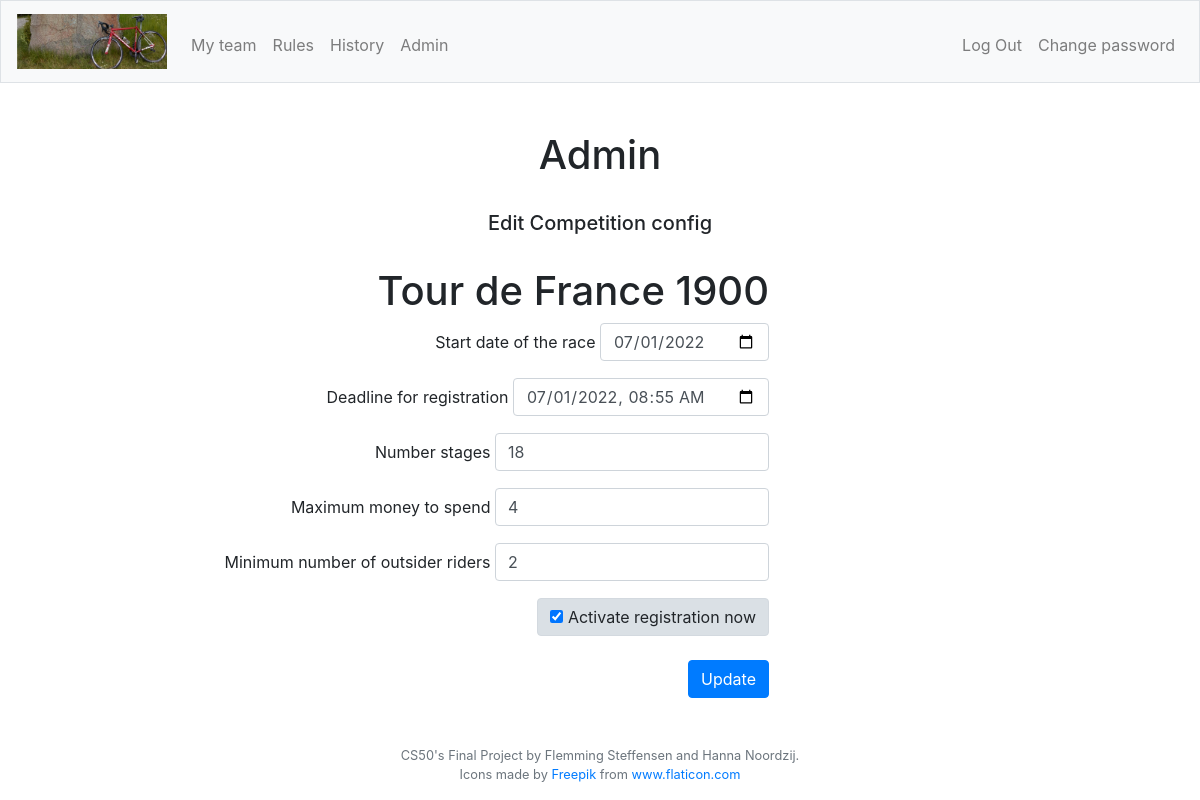
The page /editComp?activecomp=22 (signed in) on the database as committed earlier.
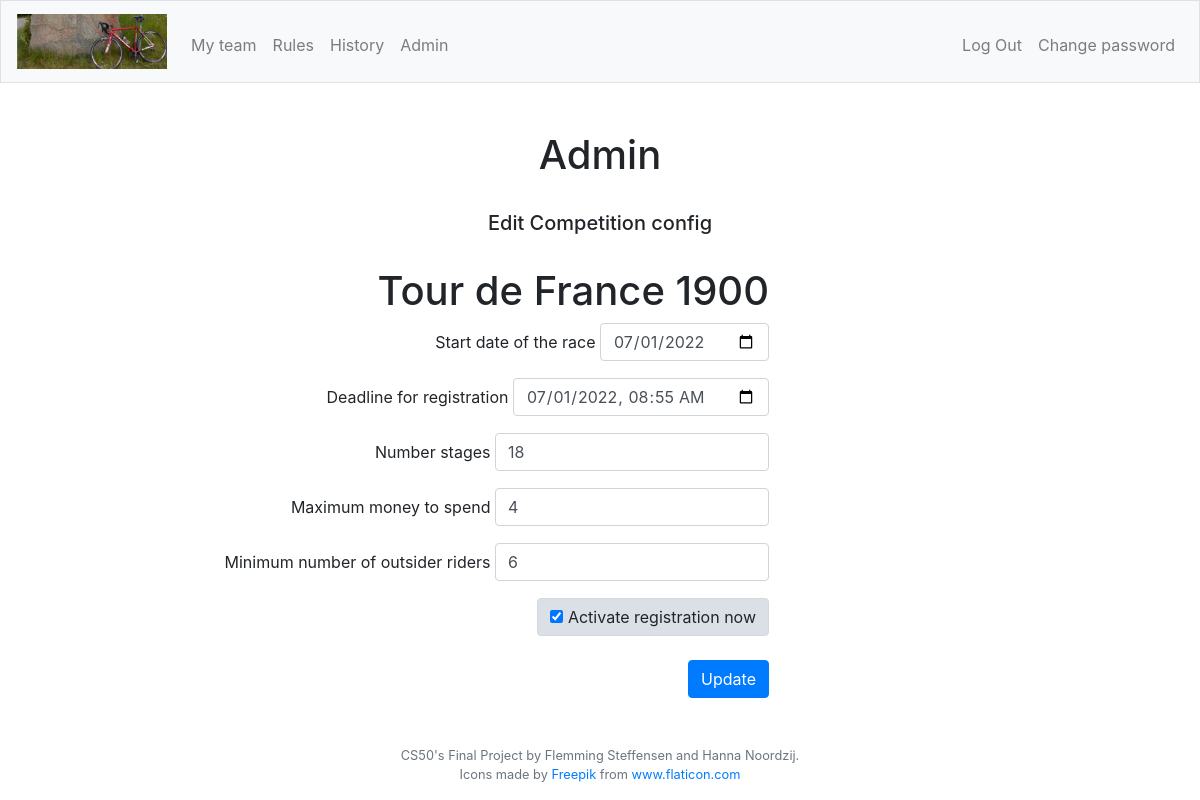
The same page on the database as committed later.
### tables this page shows
CREATE TABLE "competitions" (
	"id"	INTEGER NOT NULL UNIQUE,
	"racetype_id"	INTEGER NOT NULL,
	"year"	TEXT NOT NULL,
	"startdate"	TEXT NOT NULL,
	"reg_active"	INTEGER NOT NULL,
	"reg_stop"	TEXT NOT NULL,
	"racedays"	INTEGER NOT NULL,
	"total_price"	INTEGER NOT NULL DEFAULT 0,
	"min_outsider"	INTEGER NOT NULL DEFAULT 0,
	PRIMARY KEY("id" AUTOINCREMENT),
	FOREIGN KEY("racetype_id") REFERENCES "racetypes"("id")
);

### app.py (the view, shortened to what this page needs)
@app.route("/editComp", methods=["GET", "POST"])
@login_required
def editComp():
    if request.method == "GET":
        role = getRole()
        compid = request.args.get('activecomp', None)
        comps = db.execute("SELECT id, racetype_id, year, startdate, reg_stop, racedays, reg_active, total_price, min_outsider FROM competitions WHERE id = :compid", compid=compid)
        return render_template("editComp.html", comps=comps, role=role)

### app.py (called while the page is built)
@app.after_request
def after_request(response):
    response.headers["Cache-Control"] = "no-cache, no-store, must-revalidate"
    response.headers["Expires"] = 0
    response.headers["Pragma"] = "no-cache"
    return response

### helpers.py (called while the page is built)
def login_required(f):
    @wraps(f)
    def decorated_function(*args, **kwargs):
        if session.get("user_id") is None:
            return redirect("/login")
        return f(*args, **kwargs)
    return decorated_function

def getRole():
    role = db.execute("SELECT role FROM users WHERE id = :userid", userid=session["user_id"])
    role2 = role[0]["role"]
    return role2

### templates/editcomp.html (shortened to what this page needs)
{% extends "layout.html" %}
{% block adminNav %}
    {% if role == 2 %}
        <li class="nav-item"><a class="nav-link" href="/admin">Admin</a></li>
    {% endif %}
{% endblock %}
{% block main %}
<div>
    <h1>Admin</h1>
    <br>
    <h5>Edit Competition config</h5>
    <br>
</div>
{% for comp in comps %}
    <form id="editComp" action="/editComp" method="post">
        <div class="text-right col-lg-8">
            <div>
                {% if comp.racetype_id == 1 %}
                    <h1 class="">Tour de France {{comp.year}}</h1>
                {% elif comp.racetype_id == 2 %}
                    <h1 class="">Giro d'Italia {{comp.year}}</h1>
                {% elif comp.racetype_id == 3 %}
                    <h1 class="">Vuelta a España {{comp.year}}</h1>
                {% else %}
                    <h1 class="">Unknown competition</h1>
                {% endif %}
            </div>
            <div class="form-group">
                <label for="startdate">Start date of the race</label>
                <input class="form-control" name="startdate" placeholder="Startdate" type="date" value="{{ comp.startdate }}" required>
            </div>
            <div class="form-group">
                <label for="reg_stop">Deadline for registration</label>
                <input class="form-control" name="reg_stop" placeholder="Deadline for registration" type="datetime-local" value="{{ comp.reg_stop }}"required>
            </div>
            <div class="form-group">
                <label for="racedays">Number stages</label>
                <input class="form-control" name="racedays" placeholder="Number of stages" type="number" value="{{ comp.racedays }}" required>
            </div>
            <div class="form-group">
                <label for="total_price">Maximum money to spend</label>
                <input class="form-control" name="total_price" placeholder="Maximum money to spend" type="number" value="{{ comp.total_price }}" required>
            </div>
            <div class="form-group">
                <label for="min_outsider">Minimum number of outsider riders</label>
                <input class="form-control" name="min_outsider" placeholder="Minimum outsiders" type="number" value="{{ comp.min_outsider }}" required>
            </div>
            <div class="form-group">
                <label class="btn btn-light active">
                    <input type="checkbox" checked autocomplete="off" name="reg_active" id="reg_active"> Activate registration now
                </label>
            </div>
            <button class="btn btn-primary" type="submit">Update</button>
        </div>
    </form>
{% endfor %}
{% endblock %}

Rows that differ between the two databases and show on the page:
changed competitions: min_outsider "2" → "6"
